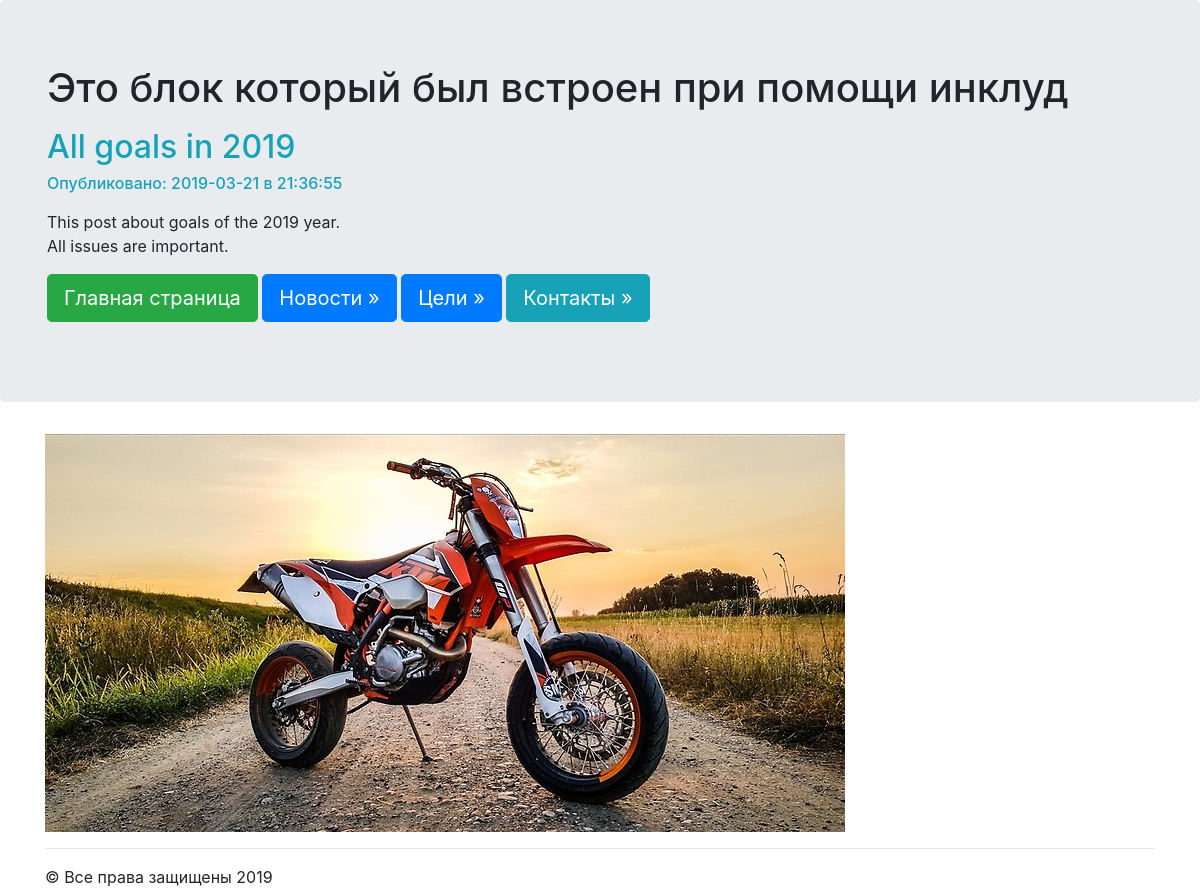
Screenshot of /news/3 with the database file from the repository.
### news/models.py (models this page shows, shortened)
class Articles(models.Model):
    title = models.CharField(max_length=120)
    post = models.TextField()
    date = models.DateTimeField()

### news/templates/news/post.html
{% extends "mainApp/wrapper.html" %}
{% block content %}
<h2 class="text-info">{{articles.title}}</h2>
<h6 class="text-info">Опубликовано: {{articles.date|date:"Y-m-d в H:i:s"}}</h6>
<p>{{articles.post|safe|linebreaks}}</p>
{% endblock %}

### rows the page displays
Articles: title "All goals in 2019", date "2019-03-21 в 21:36:55", post "This post about goals of the 2019 year. All issues are important."
